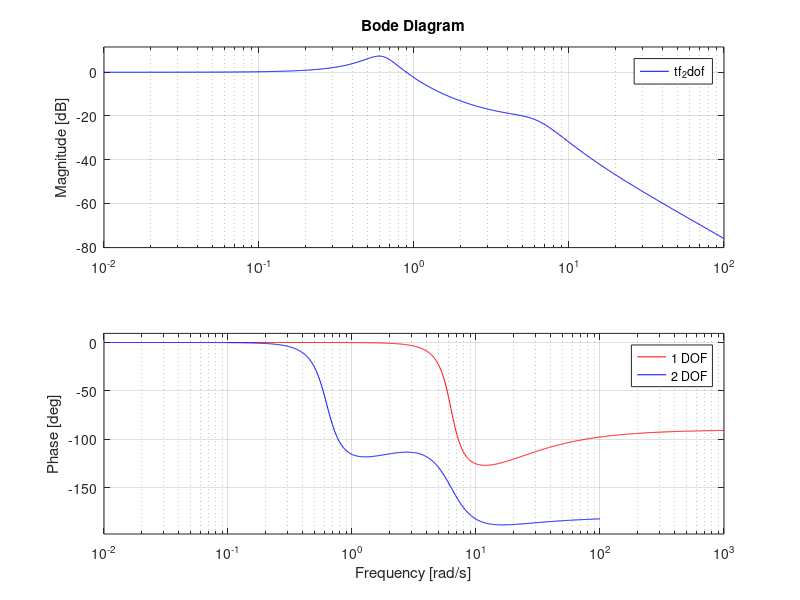

Here is the MATLAB script that generated this plot:
clc
clear all
close all

s = tf('s');

%%1DOF 
mp1 = 0.16;
cp1 = 0.4;
kp1 = 6.32;

tf_1dof = (cp1*s + kp1)/(mp1*s*s + cp1*s + kp1);

%%2DOF
mp = 0.16;
ms = 0.16;
cp = 0.8;
cs = 0.05;
kp = 6.32;
ks = 0.0632;

tf_2dof = (cp*cs*s^2 + (cp*ks + cs*kp)*s + kp*ks)/(mp*ms*s^4 + (ms*cp + ms*cs + mp*cs)*s^3 + (ms*kp + ms*ks + mp*ks + cp*cs)*s^2 + (cp*ks + cs*kp)*s + kp*ks);

bode(tf_1dof,'r');
hold on;
bode(tf_2dof,'b');
legend('1 DOF', '2 DOF')
grid on

h1 = 0.01;
omega = 0.626;
t1 = 0:h1:2*pi/omega;
u_sin = 0.05*sin(omega*t1);
[y_sin,~,~] = lsim(tf_2dof, u_sin, t1); 

impulse_amp = 0.05;
h2 = 0.01;
t2 = 0:h2:10;
u_impulse = zeros(length(t2),1);
u_impulse(100) = impulse_amp;
[y_impulse,~,~] = lsim(tf_2dof, u_impulse, t2);

w = 0:0.01:25;
H = freqresp(tf_2dof,w);
Sw = (4.028*(10^-7))./(2.88*(10^-4) + 0.68*(w.^2) + (w.^4));
H = squeeze(H)';
psd = abs((H.^2)).*(Sw);

[b, a] = tfdata(tf_2dof, 'v');
[A_pass, B_pass, C_pass, D_pass] = tf2ss(b,a);

%%Skyhook controller
T_vect = [0.1, 1];
T = T_vect(1);
Ask = [0, 1, 0, 0;-ks/ms, -T/ms, ks/ms, 0;0, 0, 0, 1;ks/mp, T/mp, -(ks + kp)/mp, -cp/mp];
Bsk = [0, 0; 0, 0; 0, 0; kp/mp, cp/mp];
Csk = [1, 0, 0, 0];
Dsk = [0,0];
% %%Sine
% sys = ss(Ask,Bsk,Csk,Dsk);
% dsys_impulse = c2d(sys, h1);
% y_sin_skyhook = [0;0;0;0];
% for iter = 1:(length(t1)-1)
%     zw = u_sin(iter);
%     zw_dot = (u_sin(iter+1) - u_sin(iter))/h1;
%     y_sin_skyhook(:,iter+1) = dsys_impulse.A*y_sin_skyhook(:,iter) + dsys_impulse.B*[zw;zw_dot];
% end
% 
% %%Impulse
% dsys_impulse = c2d(sys, h2);
% y_impulse_skyhook = [0;0;0;0];
% for iter = 1:(length(t2)-1)
%     zw = u_impulse(iter);
%     zw_dot = (u_impulse(iter+1) - u_impulse(iter))/h2;
%     y_impulse_skyhook(:,iter+1) = dsys_impulse.A*y_impulse_skyhook(:,iter) + dsys_impulse.B*[zw;zw_dot];
% end



% figure,
% plot(t1,u_sin,'-k','Linewidth',1)
% hold on
% plot(t1,y_sin,'g','Linewidth',1.0)
% plot(t1,y_sin_skyhook(1,:),'b','Linewidth',1.0)
% plot(t1,y_sin_skyhook_2(1,:),'r','Linewidth',1.0)
% grid on
% xlabel('Time (sec)')
% ylabel('Amplitude m_s (m)')
% title('Sinusoidal Response of 1 DOF system')
% legend('Input','Output passive', 'Output Skyhook T=0.1','Output Skyhook T=1')
% 
% figure,
% plot(t2,u_impulse/20,'-.k','Linewidth',1)
% hold on
% plot(t2,y_impulse,'g','Linewidth',1.0)
% plot(t2,y_impulse_skyhook(1,:),'b','Linewidth',1.0)
% plot(t2,y_impulse_skyhook_2(1,:),'r','Linewidth',1.0)
% grid on
% xlabel('Time (sec)')
% ylabel('Amplitude m_s (m)')
% title('Impulse Response of  1 DOF system')
% legend('Input (scaled by 0.05)','Output passive', 'Output Skyhook T=0.1','Output Skyhook T=1')

